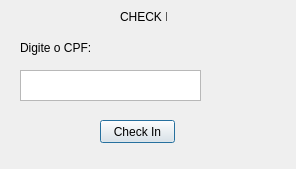
<?xml version="1.0" encoding="UTF-8"?>
<ui version="4.0">
 <class>CheckIn</class>
 <widget class="QDialog" name="CheckIn">
  <property name="geometry">
   <rect>
    <x>0</x>
    <y>0</y>
    <width>296</width>
    <height>169</height>
   </rect>
  </property>
  <property name="windowTitle">
   <string>Check In</string>
  </property>
  <widget class="QPushButton" name="pushButton">
   <property name="geometry">
    <rect>
     <x>100</x>
     <y>120</y>
     <width>75</width>
     <height>23</height>
    </rect>
   </property>
   <property name="text">
    <string>Check In</string>
   </property>
  </widget>
  <widget class="QLabel" name="label">
   <property name="geometry">
    <rect>
     <x>20</x>
     <y>40</y>
     <width>211</width>
     <height>16</height>
    </rect>
   </property>
   <property name="text">
    <string>Digite o CPF:</string>
   </property>
  </widget>
  <widget class="QLabel" name="label_2">
   <property name="geometry">
    <rect>
     <x>120</x>
     <y>10</y>
     <width>47</width>
     <height>13</height>
    </rect>
   </property>
   <property name="text">
    <string>CHECK IN</string>
   </property>
  </widget>
  <widget class="QPlainTextEdit" name="plainTextEdit">
   <property name="geometry">
    <rect>
     <x>20</x>
     <y>70</y>
     <width>181</width>
     <height>31</height>
    </rect>
   </property>
  </widget>
 </widget>
 <resources/>
 <connections/>
</ui>
